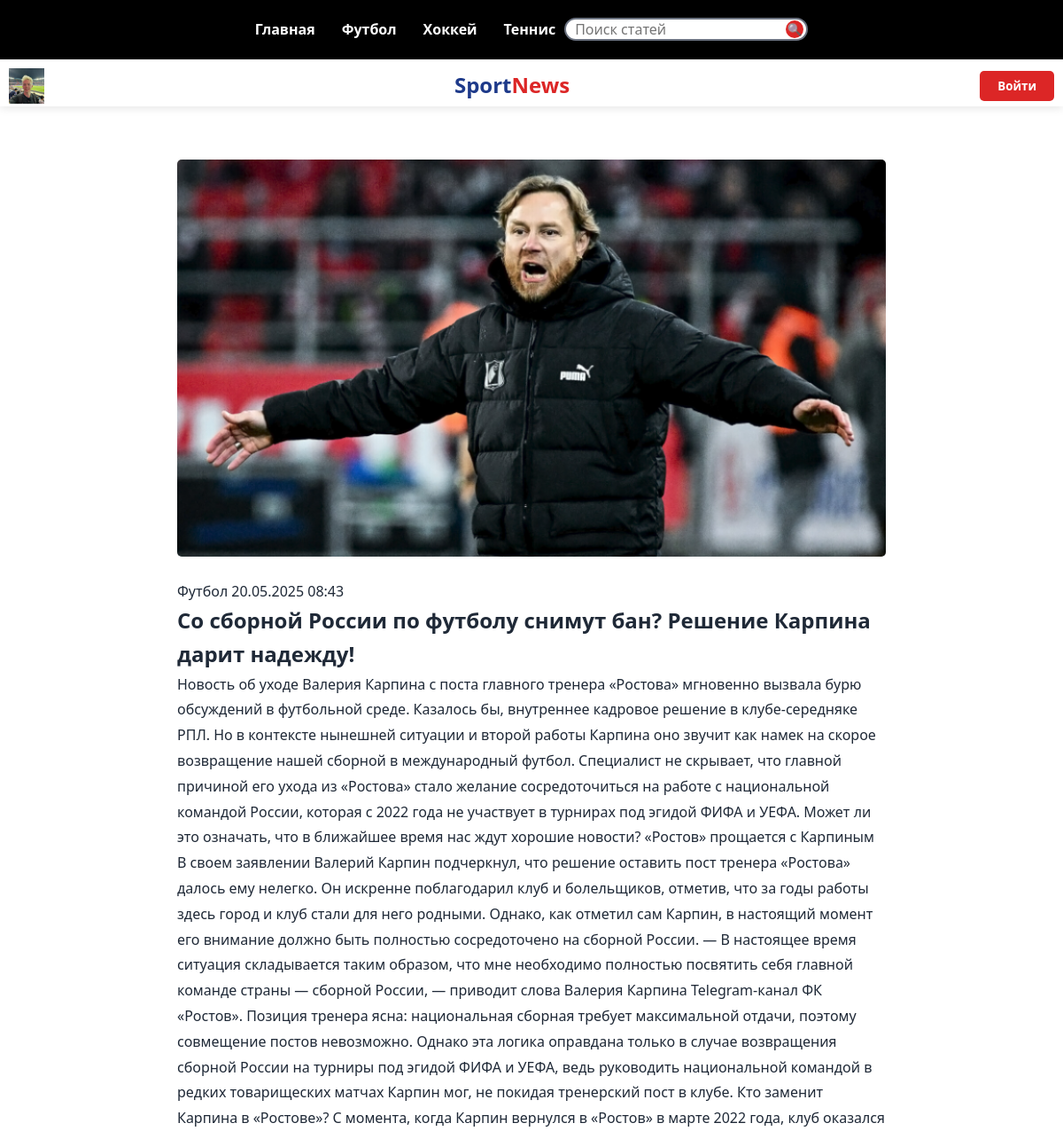
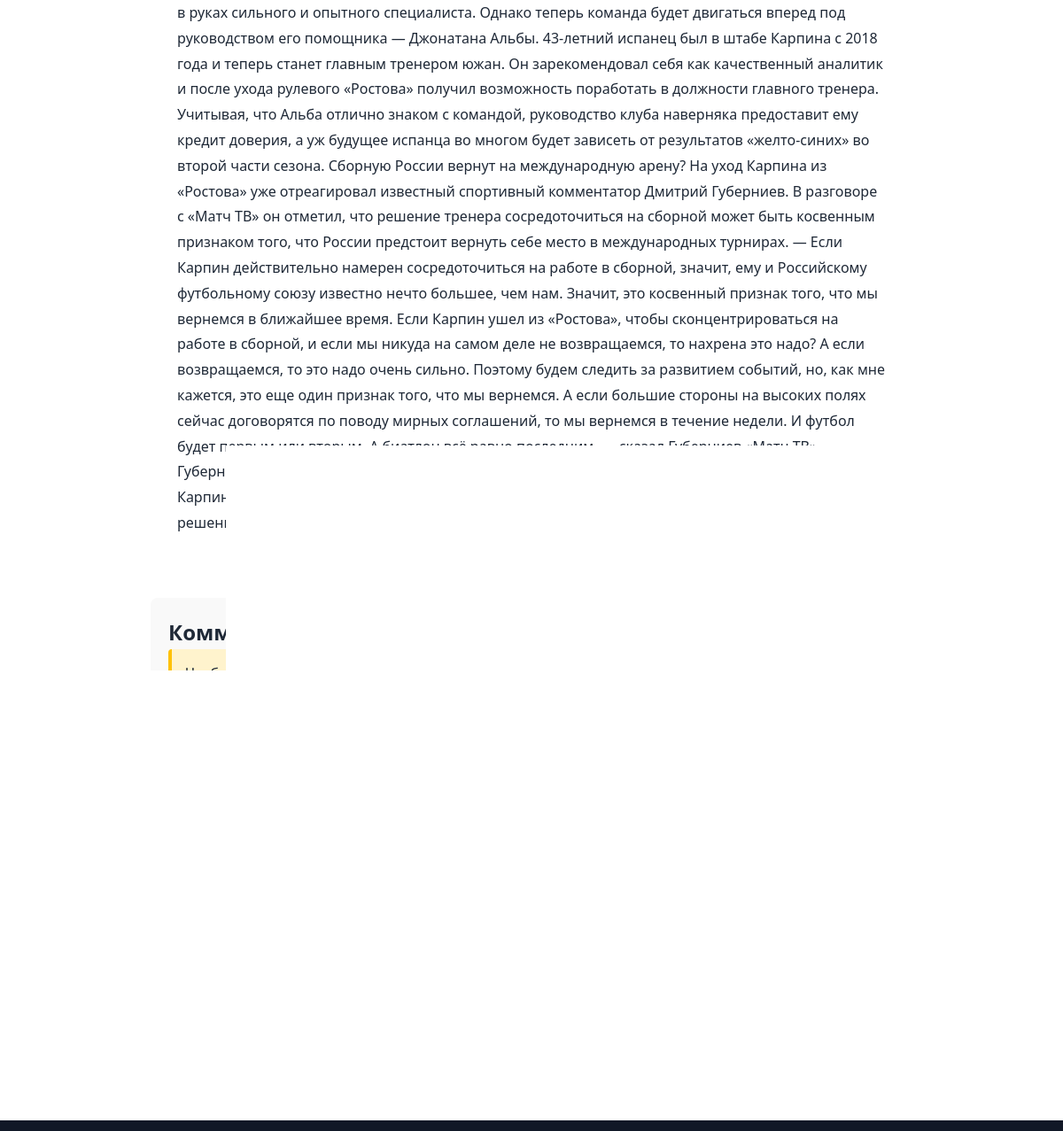
The page /main/article.php?id=3 on the database its author committed (2 pictures, top to bottom).
### tables this page shows
CREATE TABLE `articles` (
  `id` int NOT NULL AUTO_INCREMENT,
  `title` varchar(255) NOT NULL,
  `content` text NOT NULL,
  `image_path` varchar(255) DEFAULT NULL,
  `category_id` int DEFAULT NULL,
  `created_at` timestamp NULL DEFAULT CURRENT_TIMESTAMP,
  PRIMARY KEY (`id`),
  KEY `category_id` (`category_id`),
  CONSTRAINT `articles_ibfk_1` FOREIGN KEY (`category_id`) REFERENCES `categories` (`id`)
);

CREATE TABLE `categories` (
  `id` int NOT NULL AUTO_INCREMENT,
  `name` varchar(100) NOT NULL,
  `slug` varchar(100) NOT NULL,
  PRIMARY KEY (`id`),
  UNIQUE KEY `slug` (`slug`)
);

### main/article.php (the view, shortened to what this page needs)
<?php
$conn = getDBConnection();
$article_id = intval($_GET['id']);
$is_admin = isset($_SESSION['user_id']) && $_SESSION['user_id'] === 1;
$stmt = $conn->prepare("
    SELECT
        a.*,
        c.name AS category_name
    FROM articles a
    LEFT JOIN categories c ON a.category_id = c.id
    WHERE a.id = ?
");
$stmt->bind_param("i", $article_id);
$stmt->execute();
$result = $stmt->get_result();
$article = $result->fetch_assoc();
$comments_stmt = $conn->prepare("
    SELECT c.*, u.username
    FROM comments c
    JOIN users u ON c.user_id = u.id
    WHERE c.article_id = ?
    ORDER BY c.created_at DESC
");
$comments_stmt->bind_param("i", $article_id);
$comments_stmt->execute();
$comments_result = $comments_stmt->get_result();
$comments = $comments_result->fetch_all(MYSQLI_ASSOC);
?>
<!DOCTYPE html>
<html lang="ru">
<head>
    <link rel="stylesheet" href="article.css">
</head>
<body>
    <?php include 'header.php'; ?>
    <main class="article-container">
        <article class="article-full">
            <?php if ($article['image_path']): ?>
                <img src="<?= htmlspecialchars($article['image_path']) ?>"
                     alt="<?= htmlspecialchars($article['title']) ?>"
                     class="article-image">
            <?php endif; ?>
            <div class="article-meta">
                <span class="article-category">
                    <?= htmlspecialchars($article['category_name'] ?? 'Без категории') ?>
                </span>
                <span class="article-date">
                    <?= date('d.m.Y H:i', strtotime($article['created_at'])) ?>
                </span>
            </div>
            <h1><?= htmlspecialchars($article['title']) ?></h1>
            <div class="article-content">
                <?= $article['content'] ?>
            </div>
        </article>
        <section class="comments-section">
            <h2>Комментарии</h2>
            <?php if (isset($_SESSION['user_id'])): ?>
                <div class="comment-form">
                    <h3>Оставить комментарий</h3>
                    <form method="POST">
                        <div class="form-group">
                            <textarea name="comment_content" placeholder="Ваш комментарий..." required></textarea>
                        </div>
                        <button type="submit" class="submit-btn">Отправить</button>
                    </form>
                </div>
            <?php else: ?>
                <div class="auth-required">
                    <p>Чтобы оставить комментарий, пожалуйста <a href="enter.html">войдите</a>.</p>
                </div>
            <?php endif; ?>
            <div class="comments-list">
                <?php if (!empty($comments)): ?>
                    <?php foreach ($comments as $comment): ?>
                        <div class="comment">
                            <div class="comment-author">
                                <span class="comment-name">
                                    <?= htmlspecialchars($comment['username'] ?? $comment['author_name']) ?>
                                </span>
                                <span class="comment-date">
                                    <?= date('d.m.Y H:i', strtotime($comment['created_at'])) ?>
                                </span>
                                <?php if ($is_admin): ?>
                                    <form method="POST" class="delete-comment-form" onsubmit="return confirm('Вы уверены, что хотите удалить этот комментарий?');">
                                        <input type="hidden" name="delete_comment" value="<?= $comment['id'] ?>">
                                        <button type="submit" class="delete-btn">Удалить</button>
                                    </form>
                                <?php endif; ?>
                            </div>
                            <div class="comment-content">
                                <?= nl2br(htmlspecialchars($comment['content'])) ?>
                            </div>
                        </div>
                    <?php endforeach; ?>
                <?php else: ?>
                    <p>Пока нет комментариев. Будьте первым!</p>
                <?php endif; ?>
            </div>
        </section>
    </main>
    <?php include 'footer.php'; ?>
</body>
</html>

### main/article.css (style rules this page uses)
body { background: url('https://img.desktopwallpapers.ru/sport/pics/wide/1920x1200/38eeab51eeaff0fcae68ee2b8c377791.jpg') no-repeat center center fixed; -webkit-background-size: cover; -moz-background-size: cover; -o-background-size: cover; background-size: cover; color: var(--text-color); line-height:1.6; }
.article-container { max-width: 900px; margin: 10px auto; padding: 20px; background: rgba(255, 255, 255, 0.9); border-radius: 8px; }
.article-full { padding: 30px; }
.article-image { width: 100%; max-height: 500px; object-fit: cover; border-radius: 5px; margin-bottom: 20px; }
.article-content { line-height: 1.8; font-size: 16px; }
.comments-section { margin-top: 40px; padding: 20px; background: #f9f9f9; border-radius: 8px; }
.comments-list { margin-top: 20px; }
.auth-required { background: #fff3cd; padding: 15px; border-radius: 4px; margin-bottom: 20px; border-left: 4px solid #ffc107; }
.auth-required a { color: var(--primary-color); font-weight: bold; text-decoration: underline; }

### main/header.css (style rules this page uses)
:root { --primary-color: #1e3a8a; --secondary-color: #dc2626; --text-color: #1f2937; --light-color: #f8fafc; --gray-color: #e5e7eb; --primary-color: #1e3a8a; --secondary-color: #dc2626; --text-color: #1f2937; --light-color: #f8fafc; --dark-color: #111827; --gray-color: #6b7280; }
* { margin: 0px 0px; padding: 0; box-sizing: border-box; font-family: 'Segoe UI', Tahoma, Geneva, Verdana, sans-serif; }
body { line-height:1.6; }

### rows shown on the page
articles: image_path (picture), category.name "Футбол", created_at "20.05.2025 08:43", title "Со сборной России по футболу снимут бан? Решение Карпина дарит надежду!", content "Новость об уходе Валерия Карпина с поста главного тренера «Ростова» мгновенно вызвала бурю обсуждений в футбольной среде. Казалось бы, внутреннее кадровое решение в клубе-середняке РПЛ. Но в контексте нынешней ситуации и второй работы Карпина оно звучит как намек на скорое возвращение нашей сборной в международный футбол. Специалист не скрывает, что главной причиной его ухода из «Ростова» стало желание сосредоточиться на работе с национальной командой России, которая с 2022 года не участвует в турнирах под эгидой ФИФА и УЕФА. Может ли это означать, что в ближайшее время нас ждут хорошие новости? «Ростов» прощается с Карпиным В своем заявлении Валерий Карпин подчеркнул, что решение оставить…"
